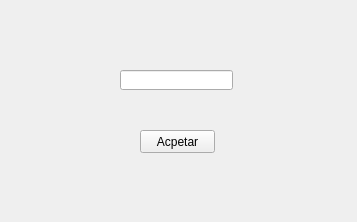
<?xml version="1.0" encoding="UTF-8"?>
<ui version="4.0">
 <class>MainWindow</class>
 <widget class="QMainWindow" name="MainWindow">
  <property name="geometry">
   <rect>
    <x>0</x>
    <y>0</y>
    <width>357</width>
    <height>222</height>
   </rect>
  </property>
  <property name="windowTitle">
   <string>MainWindow</string>
  </property>
  <widget class="QWidget" name="centralwidget">
   <widget class="QPushButton" name="btnAceptar">
    <property name="geometry">
     <rect>
      <x>140</x>
      <y>130</y>
      <width>75</width>
      <height>23</height>
     </rect>
    </property>
    <property name="text">
     <string>Acpetar</string>
    </property>
   </widget>
   <widget class="QLineEdit" name="txtcontenido">
    <property name="geometry">
     <rect>
      <x>120</x>
      <y>70</y>
      <width>113</width>
      <height>20</height>
     </rect>
    </property>
   </widget>
  </widget>
 </widget>
 <resources/>
 <connections/>
</ui>
